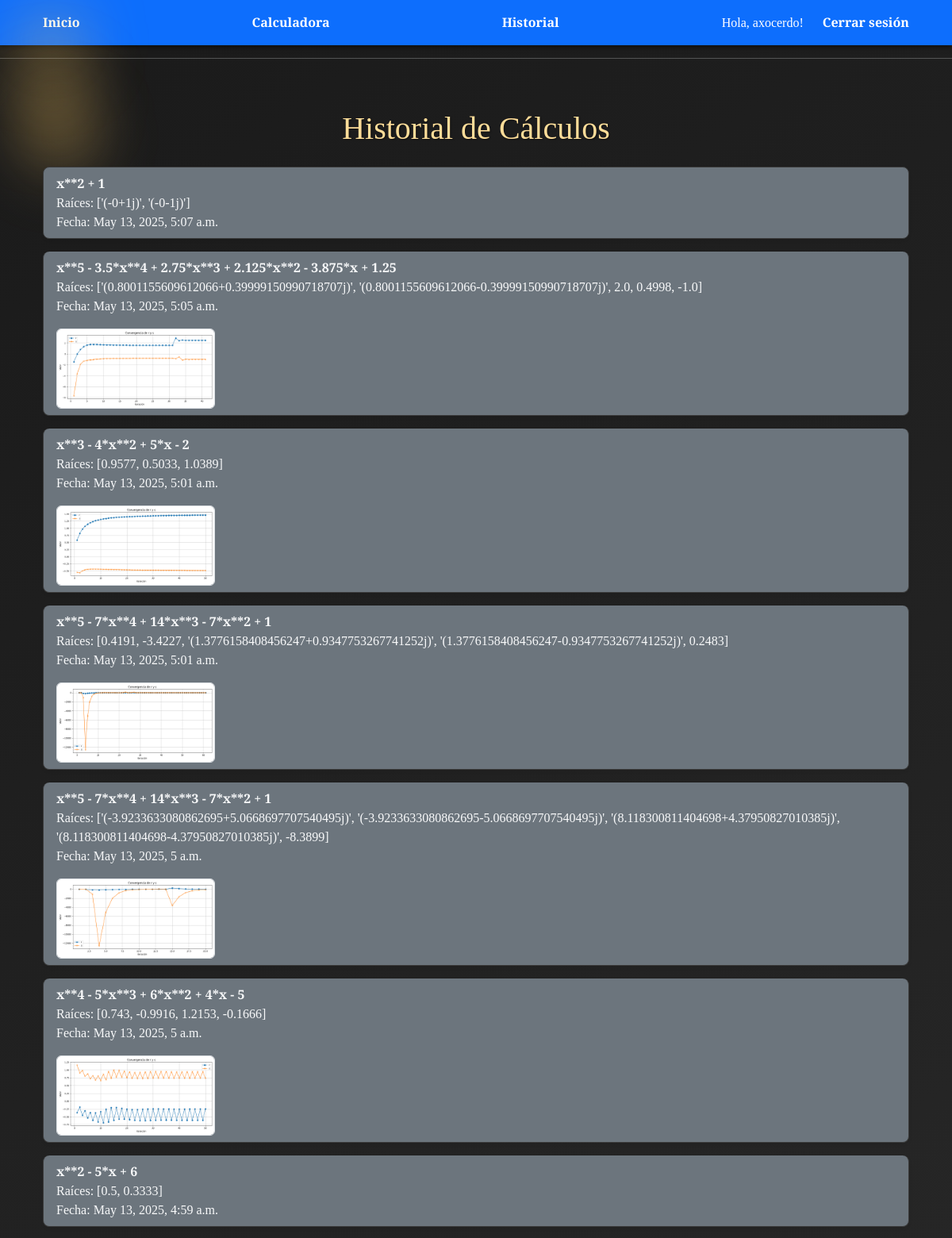
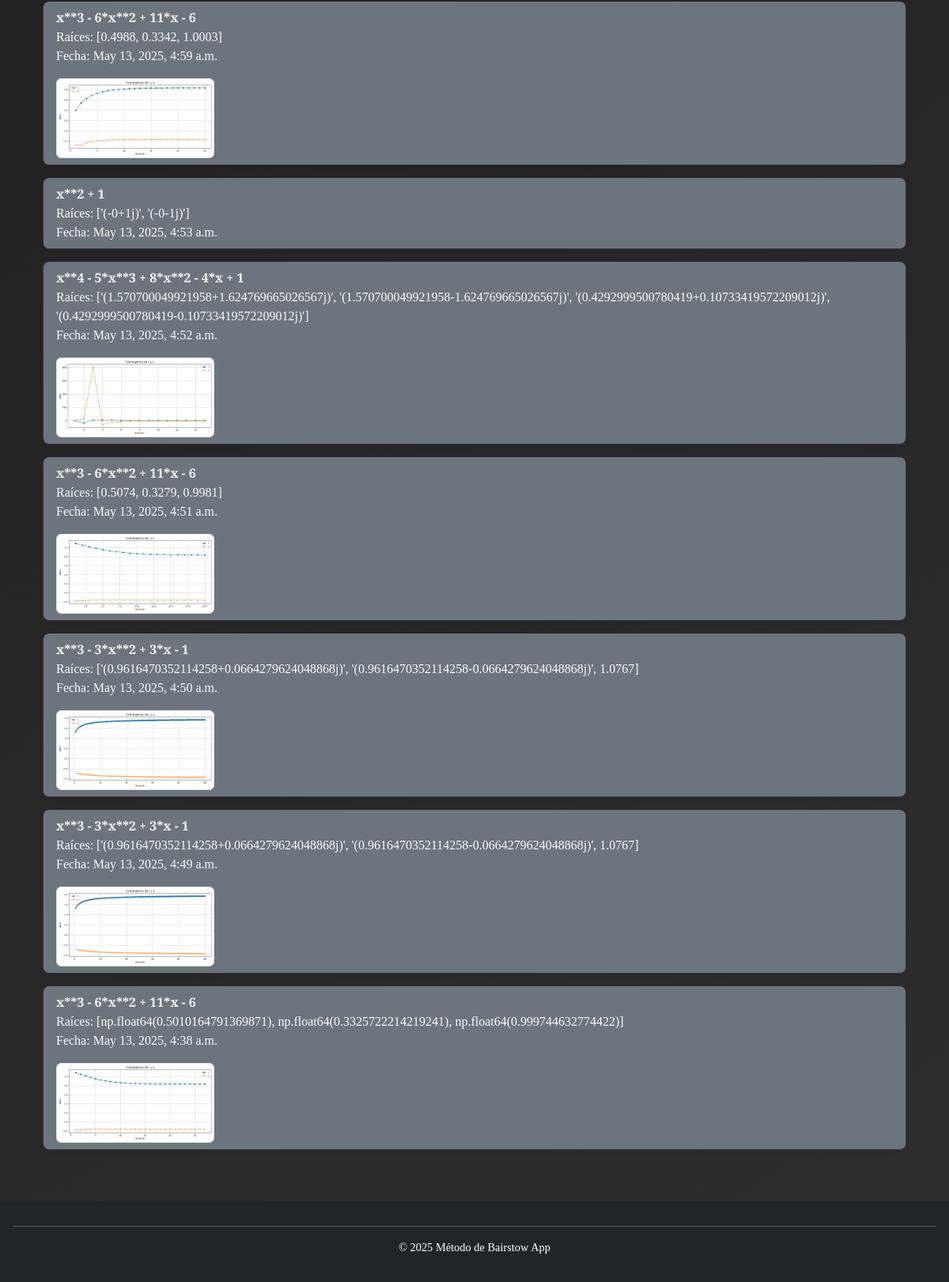
/historial/ (signed in), run on the app's committed database (2 pictures, top to bottom).
### bairstow_app/models.py (models this page shows, shortened)
class BairstowRegistro(models.Model):
    ecuacion = models.CharField(max_length=255)
    r_inicial = models.FloatField()
    s_inicial = models.FloatField()
    tolerancia = models.FloatField()
    max_iter = models.IntegerField()
    raices = models.TextField()
    fecha = models.DateTimeField(auto_now_add=True)
    grafica = models.CharField(max_length=255, blank=True, null=True)

### bairstow_app/views.py (the view)
# urls.py: path('historial/', views.historial, name='historial'),
def historial(request):
    registros = BairstowRegistro.objects.order_by('-fecha')
    return render(request, 'bairstow_app/historial.html', {'registros': registros})

### bairstow_app/templates/bairstow_app/historial.html (shortened to what this page needs)
{% extends 'bairstow_app/base.html' %}
{% load static %}
{% block content %}
    <div class="container">
        <h1 class="text-center mb-4">Historial de Cálculos</h1>
        <ul class="list-group">
            {% for reg in registros %}
                <li class="list-group-item bg-secondary text-light mb-3 rounded-3 shadow-sm">
                    <strong>{{ reg.ecuacion }}</strong><br>
                    Raíces: {{ reg.raices }}<br>
                    Fecha: {{ reg.fecha }}<br>
                    {% if reg.grafica %}
                        <div class="mt-3">
                            <img src="{% static reg.grafica %}" class="img-fluid border rounded" width="200" alt="Gráfica de convergencia">
                        </div>
                    {% endif %}
                </li>
            {% endfor %}
        </ul>
    </div>
{% endblock %}

### bairstow_app/templates/bairstow_app/base.html (shortened to what this page needs)
<!DOCTYPE html>
<html lang="es">
<head>
    {% load static %}
    <link href="https://cdn.jsdelivr.net/npm/bootstrap@5.3.3/dist/css/bootstrap.min.css" rel="stylesheet">
    <link rel="stylesheet" href="{% static 'bairstow_app/css/styles.css' %}">
</head>
<body class="bg-dark text-light">
    <header class="bg-primary text-white py-3">
        <div class="container">
            <nav class="d-flex justify-content-between">
                <a href="{% url 'portada' %}" class="text-white text-decoration-none hover-underline-animation">Inicio</a>
                <a href="{% url 'bairstow' %}" class="text-white text-decoration-none hover-underline-animation">Calculadora</a>
                <a href="{% url 'historial' %}" class="text-white text-decoration-none hover-underline-animation">Historial</a>
                <div>
                    {% if user.is_authenticated %}
                        <span class="me-2">Hola, {{ user.username }}!</span>
                        <a href="{% url 'logout' %}" class="text-white text-decoration-none hover-underline-animation">Cerrar sesión</a>
                    {% else %}
                        <a href="{% url 'login' %}" class="text-white text-decoration-none me-2 hover-underline-animation">Iniciar sesión</a>
                        <a href="{% url 'register' %}" class="text-white text-decoration-none hover-underline-animation">Registrarse</a>
                    {% endif %}
                </div>
            </nav>
        </div>
    </header>
    <hr class="border-light">
    <main class="container py-5">
        {% block content %}
        {% endblock %}
    </main>
    <footer class="bg-dark text-white py-3 text-center">
        <hr class="border-light">
        <p>© 2025 Método de Bairstow App</p>
    </footer>
</body>
</html>

### bairstow_app/static/bairstow_app/css/styles.css (style rules this page uses)
body { font-family: 'Playfair Display', serif; background: linear-gradient(145deg, #1a1a1a, #2e2e2e); color: #e6e6e6; margin: 0; padding: 0; min-height: 100vh; background-attachment: fixed; }
header { background-color: rgba(0, 0, 0, 0.8); backdrop-filter: blur(5px); padding: 1rem 0; margin-bottom: 1rem; box-shadow: 0 2px 6px rgba(0, 0, 0, 0.6); }
header nav a { margin: 0 12px; text-decoration: none; color: #f0e6cc; font-weight: bold; transition: color 0.3s; }
h1, h2, h3 { color: #ffdd99; text-shadow: 1px 1px 2px #00000080; }
.list-group-item { background-color: rgba(255, 255, 255, 0.05); border: 1px solid #3a3a3a; color: #ddd; }
footer { background-color: rgba(0, 0, 0, 0.9); color: #aaa; padding: 1rem; font-size: 0.9rem; }
.container { animation: fadeIn 0.6s ease-in; position: relative; }
.container::before { content: ""; position: absolute; top: -15px; left: -15px; width: 100px; height: 100px; background: radial-gradient(circle, #ffcc6690 0%, transparent 80%); z-index: 0; filter: blur(40px); pointer-events: none; }

### data on the page
BairstowRegistro: ecuacion "x**2 + 1", raices "['(-0+1j)', '(-0-1j)']", fecha "May 13, 2025, 5:07 a.m."
BairstowRegistro: ecuacion "x**5 - 3.5*x**4 + 2.75*x**3 + 2.125*x**2 - 3.875*x + 1.25", raices "['(0.8001155609612066+0.39999150990718707j)', '(0.8001155609612066-0.39999150990718707j)', 2.0, 0.4998, -1.0]", fecha "May 13, 2025, 5:05 a.m.", grafica (picture)
BairstowRegistro: ecuacion "x**3 - 4*x**2 + 5*x - 2", raices "[0.9577, 0.5033, 1.0389]", fecha "May 13, 2025, 5:01 a.m.", grafica (picture)
BairstowRegistro: ecuacion "x**5 - 7*x**4 + 14*x**3 - 7*x**2 + 1", raices "[0.4191, -3.4227, '(1.3776158408456247+0.9347753267741252j)', '(1.3776158408456247-0.9347753267741252j)', 0.2483]", fecha "May 13, 2025, 5:01 a.m.", grafica (picture)
BairstowRegistro: ecuacion "x**5 - 7*x**4 + 14*x**3 - 7*x**2 + 1", raices "['(-3.9233633080862695+5.0668697707540495j)', '(-3.9233633080862695-5.0668697707540495j)', '(8.118300811404698+4.37950827010385j)', '(8.118300811404698-4.37950827010385j)', -8.3899]", fecha "May 13, 2025, 5 a.m.", grafica (picture)
BairstowRegistro: ecuacion "x**4 - 5*x**3 + 6*x**2 + 4*x - 5", raices "[0.743, -0.9916, 1.2153, -0.1666]", fecha "May 13, 2025, 5 a.m.", grafica (picture)
BairstowRegistro: ecuacion "x**2 - 5*x + 6", raices "[0.5, 0.3333]", fecha "May 13, 2025, 4:59 a.m."
BairstowRegistro: ecuacion "x**3 - 6*x**2 + 11*x - 6", raices "[0.4988, 0.3342, 1.0003]", fecha "May 13, 2025, 4:59 a.m.", grafica (picture)
BairstowRegistro: ecuacion "x**2 + 1", raices "['(-0+1j)', '(-0-1j)']", fecha "May 13, 2025, 4:53 a.m."
BairstowRegistro: ecuacion "x**4 - 5*x**3 + 8*x**2 - 4*x + 1", raices "['(1.570700049921958+1.624769665026567j)', '(1.570700049921958-1.624769665026567j)', '(0.4292999500780419+0.10733419572209012j)', '(0.4292999500780419-0.10733419572209012j)']", fecha "May 13, 2025, 4:52 a.m.", grafica (picture)
BairstowRegistro: ecuacion "x**3 - 6*x**2 + 11*x - 6", raices "[0.5074, 0.3279, 0.9981]", fecha "May 13, 2025, 4:51 a.m.", grafica (picture)
BairstowRegistro: ecuacion "x**3 - 3*x**2 + 3*x - 1", raices "['(0.9616470352114258+0.0664279624048868j)', '(0.9616470352114258-0.0664279624048868j)', 1.0767]", fecha "May 13, 2025, 4:50 a.m.", grafica (picture)
BairstowRegistro: ecuacion "x**3 - 3*x**2 + 3*x - 1", raices "['(0.9616470352114258+0.0664279624048868j)', '(0.9616470352114258-0.0664279624048868j)', 1.0767]", fecha "May 13, 2025, 4:49 a.m.", grafica (picture)
BairstowRegistro: ecuacion "x**3 - 6*x**2 + 11*x - 6", raices "[np.float64(0.5010164791369871), np.float64(0.3325722214219241), np.float64(0.999744632774422)]", fecha "May 13, 2025, 4:38 a.m.", grafica (picture)

### other printed values
{{ user.username }} "axocerdo"
